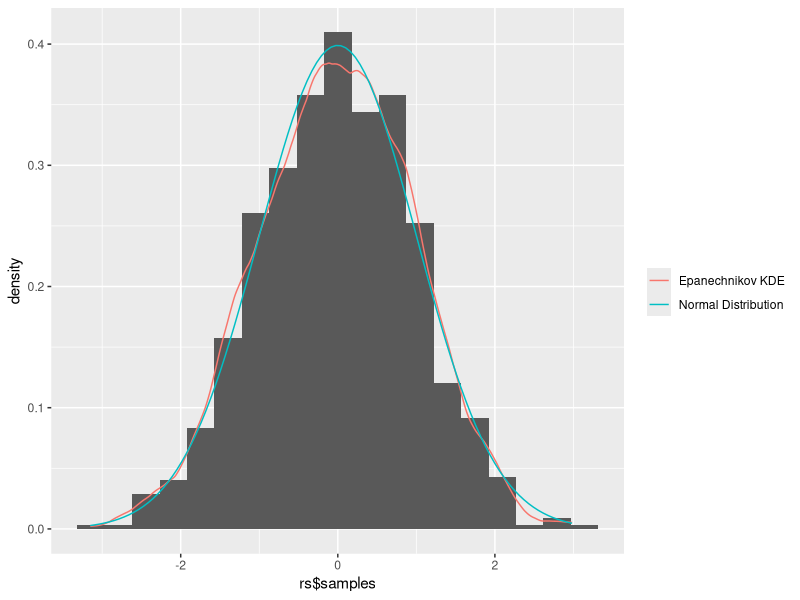
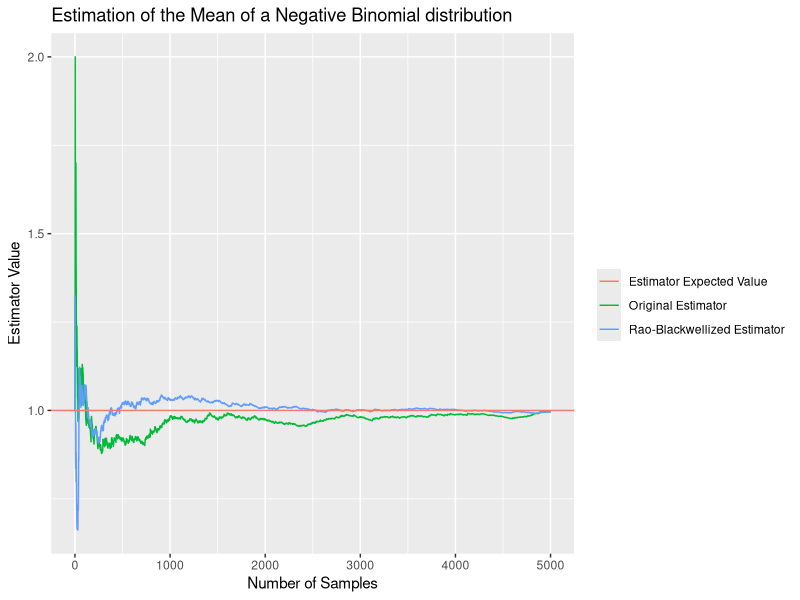
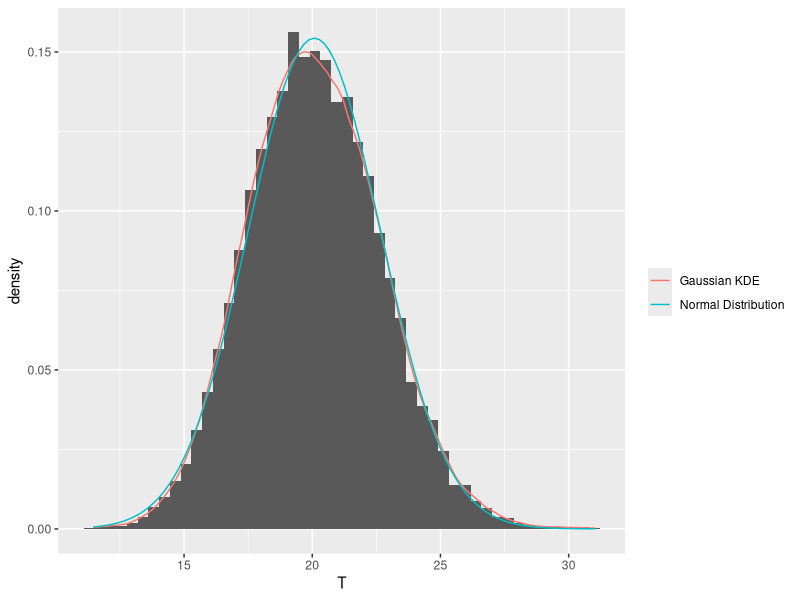

Reproduce these figures in R, in order.
library(ggplot2)


seed <- 7

# PART 1

# 1.A
# f/g maximized at x = +-1 with value sqrt(2*pi/e)
# M := sqrt(2*pi / e)
# 1/M probability of acceptance
# M expected number of trials per accepted sample


rejection_sample_normal <- function(N, seed = NULL) {
  # Rejection sample from the standard normal
  # using the standard Cauchy scaled optimally
  set.seed(seed)
  M <- sqrt(2 * pi / exp(1))
  n_sampled <- 0
  n_trials <- 1
  samples <- rep(NA, N)
  while (n_sampled < N) {
    n_trials <- n_trials + 1
    x <- rcauchy(1)
    f <- dnorm(x)
    g <- dcauchy(x)
    p_accept <- f / (M * g)
    u <- runif(1)
    if (u < p_accept) {
      n_sampled <- n_sampled + 1
      samples[n_sampled] <- x
    }
  }
  return(list(
    samples = samples,
    n_trials = n_trials,
    acceptance_rate = N / n_trials,
    M = M,
    N = N
  ))
}


rs <- rejection_sample_normal(N = 1000, seed = seed)

cat(sprintf(
  '
True Acceptance Rate: %.4f
Estimated Acceptance Rate: %.4f

True Expected #Trials/Sample: %.4f:
Estimated Expected #Trials/Sample: %.4f

True Mean: %.4f
Estimated Mean: %.4f

True SD: %.4f
Estimated SD: %.4f
',
  1 / rs$M, rs$acceptance_rate,
  rs$M, 1 / rs$acceptance_rate,
  0, mean(rs$samples), 1, sd(rs$samples)
))

ggplot(data.frame(rs$samples), aes(x = rs$samples, y = ..density..)) +
  geom_histogram(binwidth = 3.491 * 1 * rs$N^(-1 / 3)) +  # slides 1, slide 11
  geom_density(aes(color = 'Epanechnikov KDE'),
               kernel = 'epanechnikov',
               key_glyph = draw_key_path) +
  stat_function(fun = dnorm, inherit.aes = FALSE,
                aes(color = 'Normal Distribution'),
                key_glyph = draw_key_path) +
  labs(color = '')


# 1.B

raoblackwell_nbinom_mean <- function(n, r, p, seed = NULL) {
  # p is the probability of failure
  set.seed(seed)
  x <- rnbinom(n, size = r, prob = p)
  lambda <- rgamma(n, shape = r, scale = (1 - p) / p)
  ns <- 1 : n
  original <- cumsum(x) / ns
  raoblackwell <- cumsum(lambda) / ns
  expected_value <- r * (1 - p) / p
  return(list(
    original = original,
    raoblackwell = raoblackwell,
    expected_value = expected_value
  ))
}


rb <- raoblackwell_nbinom_mean(n = 5000, r = 1, p = 0.5, seed = seed)

ggplot(data = data.frame(ns = seq_along(rb$original),
                         original=rb$original,
                         raoblackwell=rb$raoblackwell),
       aes(ns))+
  geom_line(aes(y = original, color = 'Original Estimator')) +
  geom_line(aes(y = raoblackwell, color = 'Rao-Blackwellized Estimator')) +
  geom_hline(aes(yintercept = rb$expected_value, color = 'Estimator Expected Value')) +
  labs(title = 'Estimation of the Mean of a Negative Binomial distribution',
       x = 'Number of Samples', y = 'Estimator Value', color = '')


# 1.C
# E[sum(X_i)^2] = V(sum(X_i)) + (E[sum(X_i)])^2 = n/12 + n^2/4
# E[sum(X_i)^2 / n] = 1/12 + n/4


generate_ts <- function(num_samples, n, seed=NULL) {
  set.seed(seed)
  ts <- array(dim=num_samples)
  for (i in 1:num_samples) {
    xs <- runif(n)
    t <- sum(xs)^2 / n
    ts[i] <- t
  }
  return(ts)
}


get_t_mean <- function(n) {n/4 + 1/12}


ts <- generate_ts(num_samples = 10000, n = 80, seed=seed)
# sum of 80 uniforms is essentially normal (mu=n/4 + 1/12)
# https://en.wikipedia.org/wiki/Irwin%E2%80%93Hall_distribution
# The square of it is non-central chi squared with lambda = (n/4 + 1/12)^2.
# For large lambda, this becomes approximately normal
# https://en.wikipedia.org/wiki/Noncentral_chi-squared_distribution#Properties
# Then we just rescale by n, which still results into roughly a normal distribution

cat(sprintf(
  '\nEstimated mean: %.4f\nTrue mean: %.4f\nEstimated SD: %.4f',
  mean(ts), get_t_mean(80), sd(ts)
))

ggplot(data.frame(ts), aes(x = ts, y = ..density..)) +
  geom_histogram(binwidth = 3.491 * min(IQR(ts)/1.345, sd(ts)) * length(ts)^(-1/3)) +  # slides 1, slide 11
  geom_density(aes(color = 'Gaussian KDE'),
               kernel = 'epanechnikov',
               key_glyph = draw_key_path) +
  stat_function(fun = dnorm, args = list(mean = get_t_mean(80), sd = sd(ts)),
                inherit.aes = FALSE,
                aes(color = 'Normal Distribution'),
                key_glyph = draw_key_path) +
  labs(x = 'T', color = '')





